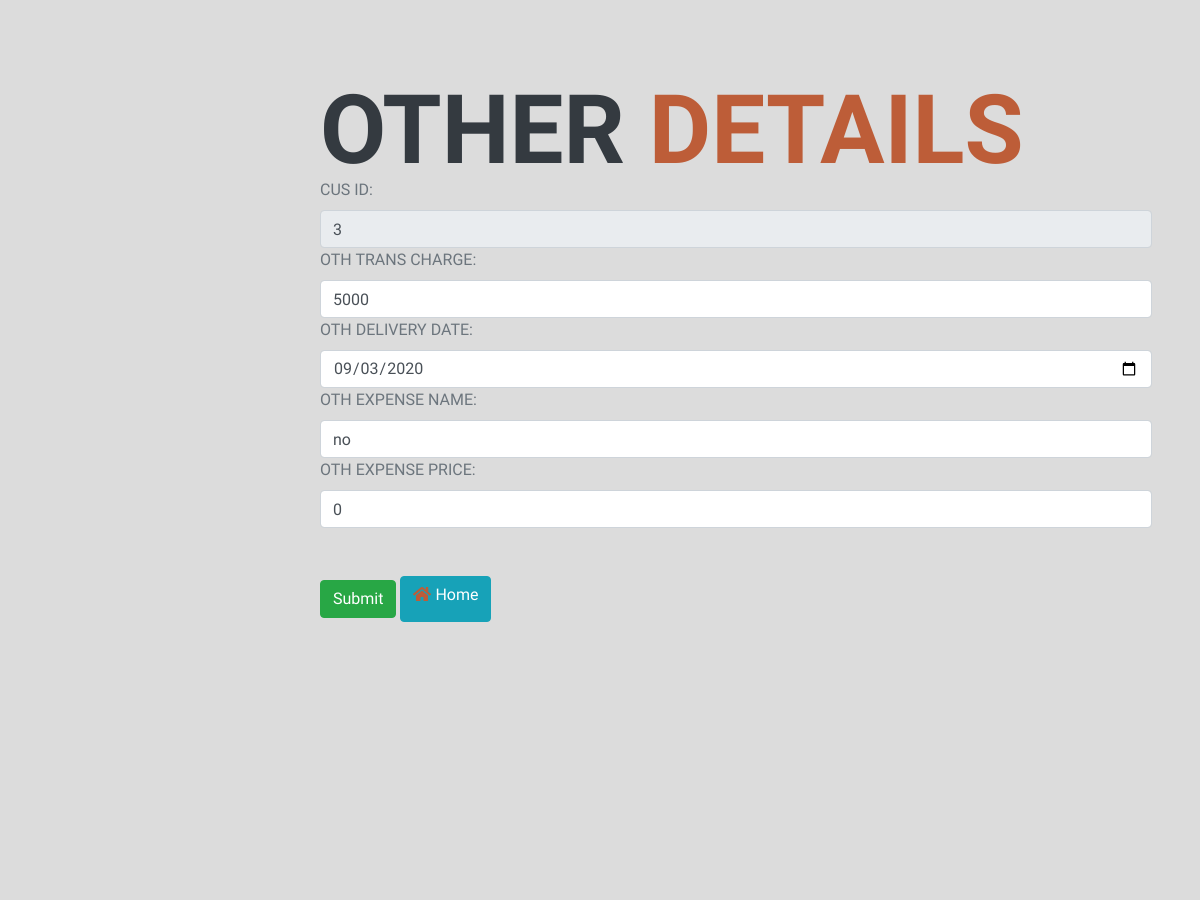
Page /3/ (signed in, middle part) on the earlier database version.
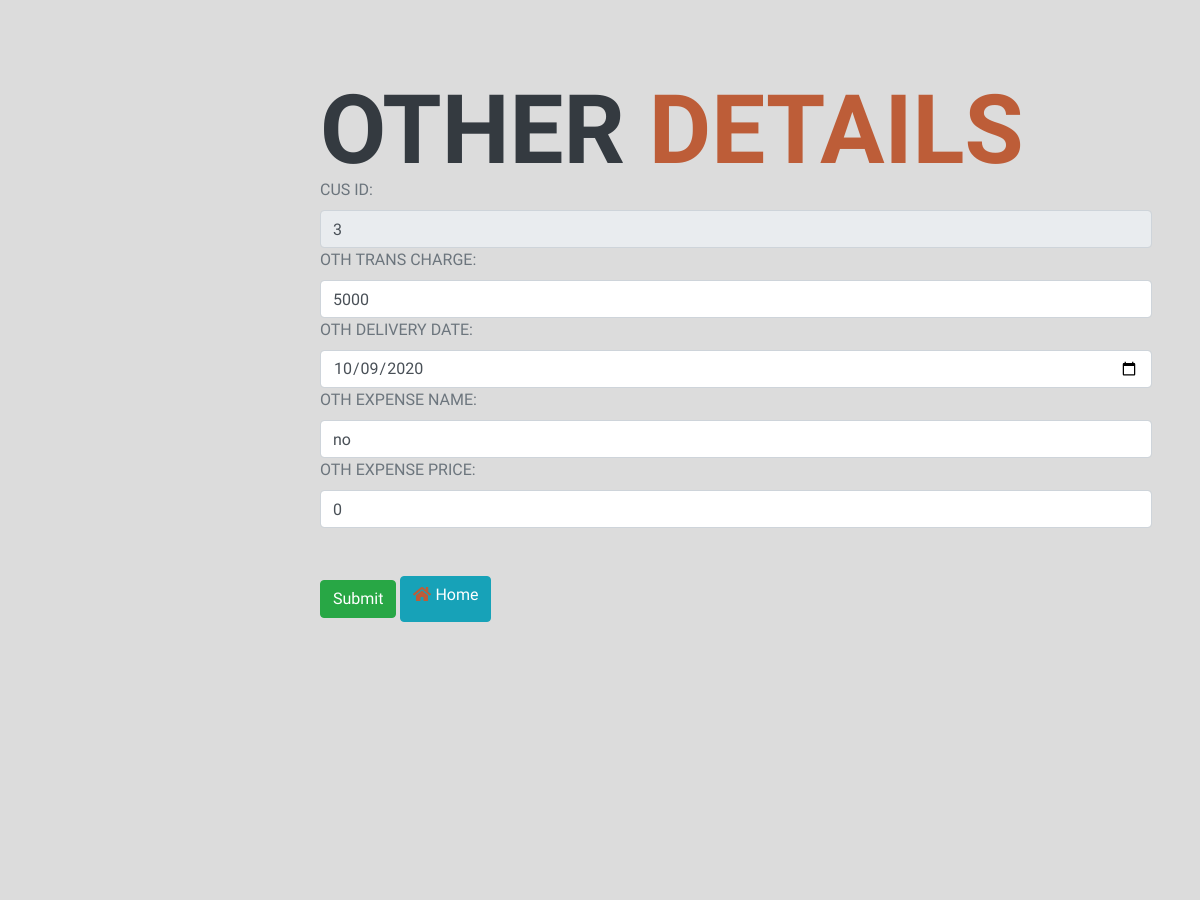
Same page on the later database version.
### CAR/models.py (models this page shows)
class OTHER(models.Model):
    CUS_ID     = models.ForeignKey(customer,on_delete=models.CASCADE)
    OTH_ID     =models.AutoField(primary_key=True)
    OTH_TRANS_CHARGE   = models.IntegerField(null=True)
    OTH_DELIVERY_DATE   = models.DateField(null=True)
    OTH_EXPENSE_NAME    = models.CharField(max_length= 20)
    OTH_EXPENSE_PRICE   = models.IntegerField(null=True)
    date_modified = models.DateTimeField(auto_now=True)

### CAR/views.py (the view)
# urls.py: path('<int:id>/',views.UpdateData,name="Update"),
def UpdateData(request,id):
    print(id)
    if request.user.is_authenticated:
        if request.method =='POST':
            print(request)
            cus = customer.objects.get(pk=id)
            fm = customerDe(request.POST,instance=cus)
            if fm.is_valid():
                fm.save()
            if car.objects.filter(CUS_ID=id).exists():
                car1 = car.objects.get(CUS_ID=id)
                fm2 = carDe(request.POST,instance=car1)
                if fm2.is_valid():
                    fm2.save()
            else:
                cfm = carDe(request.POST)
                if cfm.is_valid():
                    cfm.save()
            if insurance.objects.filter(CUS_ID=id).exists():
                ins = insurance.objects.get(CUS_ID=id)
                fm3 = insuranceDe(request.POST,instance=ins)
                if fm3.is_valid():
                    fm3.save()
                    print(fm3)
            else:
                cfm3 = insuranceDe(request.POST)
                if cfm3.is_valid():
                    cfm3.save()
            if RTO.objects.filter(CUS_ID=id).exists():
                rt = RTO.objects.get(CUS_ID=id)
                fm4 = RTODE(request.POST,instance=rt)
                if fm4.is_valid():
                    fm4.save()
                    print(fm4)
            else:
                fm4 = RTODE(request.POST)
                if fm4.is_valid():
                    fm4.save()
            if OTHER.objects.filter(CUS_ID=id).exists():
                ot = OTHER.objects.get(CUS_ID=id)
                fm5 = OTHERDE(request.POST,instance=ot)
                if fm5.is_valid():
                    fm5.save()
                    print(fm5)
            else:
                cfm3 = OTHERDE(request.POST)
                if cfm3.is_valid():
                    cfm3.save()
            return HttpResponseRedirect('/%s/'%id)
        else:
            print("else")
            cus = customer.objects.get(pk=id)
            fm = customerDe(instance=cus)
            car1 = car.objects.filter(CUS_ID=id).first()
            print('car1',car1)
            fm2 = carDe(instance=car1,initial={'CUS_ID':id})
            ins = insurance.objects.filter(CUS_ID=id).first()
            print('ins',ins)
            fm3 = insuranceDe(instance=ins,initial={'CUS_ID':id})
            rt = RTO.objects.filter(CUS_ID=id).first()
            print('ins',rt)
            fm4 = RTODE(instance=rt,initial={'CUS_ID':id})
            ot = OTHER.objects.filter(CUS_ID=id).first()
            print('ins',ot)
            fm5 = OTHERDE(instance=ot,initial={'CUS_ID':id})
            if car.objects.filter(CUS_ID=id).exists():
                return render(request,'index_customerUpdate.html',{'form':fm,'form2':fm2,'form3':fm3,'form4':fm4,'form5':fm5,'id':id})
            else:
                return render(request,'index_customerUpdate.html',{'form':fm,'form2':fm2,'id':id})
    else:
        return HttpResponseRedirect('/login/')

### CAR/forms.py
class customerDe(forms.ModelForm):
    class Meta:
        model = customer
        fields =['CUS_ID','CUS_SARNAME','CUS_NAME','CUS_FNAME','CUS_CITY','CUS_TALUKA','CUS_DIST','CUS_MO','CUS_EMAIL','CUS_STATE','CUS_Zip']
        widgets={
            'CUS_ID' : forms.TextInput(attrs={'class':'form-inline'}),
            'CUS_SARNAME': forms.TextInput(attrs={'class':'form-control'}),
            'CUS_NAME': forms.TextInput(attrs={'class':'form-control'}),
            'CUS_FNAME' : forms.TextInput(attrs={'class':'form-control'}),
            'CUS_CITY': forms.TextInput(attrs={'class':'form-control'}),
            'CUS_TALUKA':forms.TextInput(attrs={'class':'form-control'}),
            'CUS_DIST' :forms.TextInput(attrs={'class':'form-control'}),
            'CUS_MO':forms.TextInput(attrs={'class':'form-control'}),
            'CUS_EMAIL': forms.EmailInput(attrs={'class':'form-control'}),
            'CUS_STATE': forms.TextInput(attrs={'class':'form-control'}),
            'CUS_Zip': forms.TextInput(attrs={'class':'form-control'}),
        }

### CAR/models.py (called while the page is built)
    def __str__(self):
        return self.CAR_MODEL

    def __str__(self):
        return self.INS_COMPANY_NAME

### CAR/templates/index_customerUpdate.html (shortened to what this page needs)
<!DOCTYPE html>
{% load static %}
<html lang="en">
    {% include 'index_head.html' %}
<body>
<div class="container-fluid p-0" id="main">
    <section class="resume-section" id="other">
        <div class="resume-section-content">
            <h1 class="mb-0">
                other
                <span class="text-primary"> Details</span>
            </h1>
            <form method="POST" action="">
                {% for F in form5 %}
                    {{F.label_tag}}
                    {{F}}
                {% endfor %}
                <br><br><input type="submit" class="btn btn-success">
                <button class="btn btn-info"><a href="{% url 'listing' %}"><i class="fa fa-home"></i> <label id="ho">Home</label></a></button>
            </form>
        </div>
    </section>
    <section class="resume-section" id="PDF">
    </section>
            </div>
    </body>
</html>

Differences in the rows shown:
changed OTHER "no": OTH_DELIVERY_DATE "09/03/2020" → "10/09/2020"
